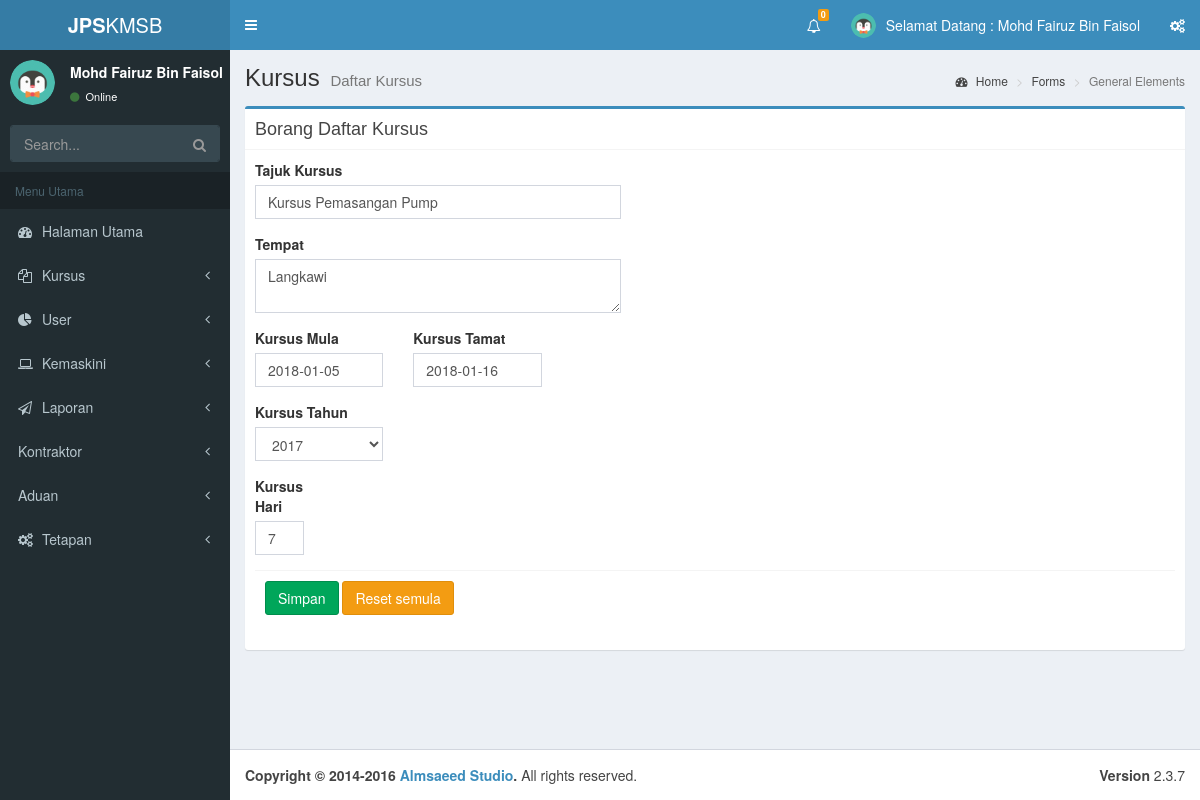
/kursus/e_kursus?kusId=37 (signed in), run on the app's committed database.
### tables this page shows
CREATE TABLE `kursus` (
  `kusId` int(11) NOT NULL,
  `KusName` varchar(150) NOT NULL,
  `KusBegin` date NOT NULL,
  `kusEnd` date NOT NULL,
  `kusTempat` varchar(60) NOT NULL,
  `kusTahun` int(11) NOT NULL,
  `kurHari` int(10) NOT NULL,
  `usrId` int(11) DEFAULT NULL
);

### kursus/e_kursus.php (the view, shortened to what this page needs)
<?php require_once('../Connections/kcon.php'); ?>
<?php
if (!function_exists("GetSQLValueString")) {
function GetSQLValueString($theValue, $theType, $theDefinedValue = "", $theNotDefinedValue = "")
{
  $theValue = function_exists("mysql_real_escape_string") ? mysql_real_escape_string($theValue) : mysql_escape_string($theValue);
  switch ($theType) {
    case "long":
    case "int":
      $theValue = ($theValue != "") ? intval($theValue) : "NULL";
      break;
  }
  return $theValue;
}
}
$editFormAction = $_SERVER['PHP_SELF'];
if (isset($_SERVER['QUERY_STRING'])) {
  $editFormAction .= "?" . htmlentities($_SERVER['QUERY_STRING']);
}
$colname_kus = "-1";
if (isset($_GET['kusId'])) {
  $colname_kus = $_GET['kusId'];
}
$query_kus = sprintf("SELECT * FROM kursus WHERE kusId = %s", GetSQLValueString($colname_kus, "int"));
$kus = mysql_query($query_kus, $kcon) or die(mysql_error());
$row_kus = mysql_fetch_assoc($kus);
?>
<!DOCTYPE html>
<html>
<head>
  <link rel="stylesheet" href="../assets/bootstrap/css/bootstrap.min.css">
  <link rel="stylesheet" href="https://cdnjs.cloudflare.com/ajax/libs/font-awesome/4.5.0/css/font-awesome.min.css">
  <link rel="stylesheet" href="https://cdnjs.cloudflare.com/ajax/libs/ionicons/2.0.1/css/ionicons.min.css">
  <link rel="stylesheet" href="../assets/dist/css/AdminLTE.min.css">
  <link rel="stylesheet" href="../assets/dist/css/skins/_all-skins.min.css">
   <link rel="stylesheet" href="../assets/jquery-ui-1.12.1/jquery-ui.css">
</head>
<body class="hold-transition skin-blue sidebar-mini">
  <div class="wrapper">
    <?php include '../include/headers.php';?>
    <aside class="main-sidebar">
      <section class="sidebar">
          <?php include '../pages/authmenu.php';?>
      </section>
    </aside>
    <div class="content-wrapper">
      <section class="content-header">
        <h1>
          Kursus
          <small>Daftar Kursus</small>
        </h1>
        <ol class="breadcrumb">
          <li><a href="#"><i class="fa fa-dashboard"></i> Home</a></li>
          <li><a href="#">Forms</a></li>
          <li class="active">General Elements</li>
        </ol>
      </section>
      <section class="content">
        <div class="row">
          <div class="col-xs-12">
            <div class="box box-primary">
              <div class="box-header with-border">
                <h3 class="box-title">Borang Daftar Kursus</h3>
              </div>
              <div class="box-body">
                <form method="POST" action="<?php echo $editFormAction; ?>" role="form" name="formKursus" class="form-horizontal">
                                      <div class="form-group">
                                        <div class="col-md-5">
                                          <label>Tajuk Kursus</label>
                                          <input name="tjKursus" class="form-control" value="<?php echo $row_kus['KusName']; ?>">
                                          </div>
                                  </div>
                                       <div class="form-group">
                                        <div class="col-md-5">
                                          <label>Tempat</label>
                                          <textarea class="form-control" placeholder="Tempat kursus" name="tKursus"><?php echo $row_kus['kusTempat']; ?></textarea>
                                          </div>
                                      </div>
                                      <div class="form-group">
                                        <div class="col-md-2">
                                             <label>Kursus Mula</label>
                                             <input class="form-control"  name="tmula" type="text" id=date1 value="<?php echo $row_kus['KusBegin']; ?>">
                                          </div>
                                          <div class="col-md-2">
                                          <label>Kursus Tamat</label>
                                          <input class="form-control"  type="text" name="tTamat" id=date2 value="<?php echo $row_kus['kusEnd']; ?>">
                                      </div>
                                      </div>
                                  <div class="form-group">
                                      <div class="col-md-2">
                                             <label>Kursus Tahun</label>
                                          <select name="tTahun" class="form-control">
                                            <option value="<?php echo $row_kus['kusTahun']; ?>"><?php echo $row_kus['kusTahun']; ?></option>
                                          </select>
                                          </div>
                                  </div>
                                          <div class="form-group">
                                      <div class="col-md-1">
                                            <label>Kursus Hari</label>
                                          <input class="form-control" placeholder="hari" type="text" name="tHari" value="<?php echo $row_kus['kurHari']; ?>">
                                          </div>
                                  </div>
                                  <div class="box-footer">
                                      <div class="form-group">
                                      <div class="col-md-4">
                                      <button type="submit" class="btn btn-success">Simpan</button>
                                      <button type="reset" class="btn btn-warning">Reset semula</button>
                                      </div>
                                      </div>
                                  </form>
                                 </div>
                               </div>
              </div>
            </div>
          </section>
        </div>
        <footer class="main-footer">
          <div class="pull-right hidden-xs">
            <b>Version</b> 2.3.7
          </div>
          <strong>Copyright &copy; 2014-2016 <a href="http://almsaeedstudio.com">Almsaeed Studio</a>.</strong> All rights
          reserved.
        </footer>
      </div>
    </body>
    </html>

### data on the page
kursus: tjKursus "Kursus Pemasangan Pump", tKursus "Langkawi", tmula "2018-01-05", tTamat "2018-01-16", tTahun "2017", tHari "7"

### other printed values
$totalRows_aduanview2 "0"
$_SESSION['sess_userFirstName'] "Mohd Fairuz Bin Faisol"
